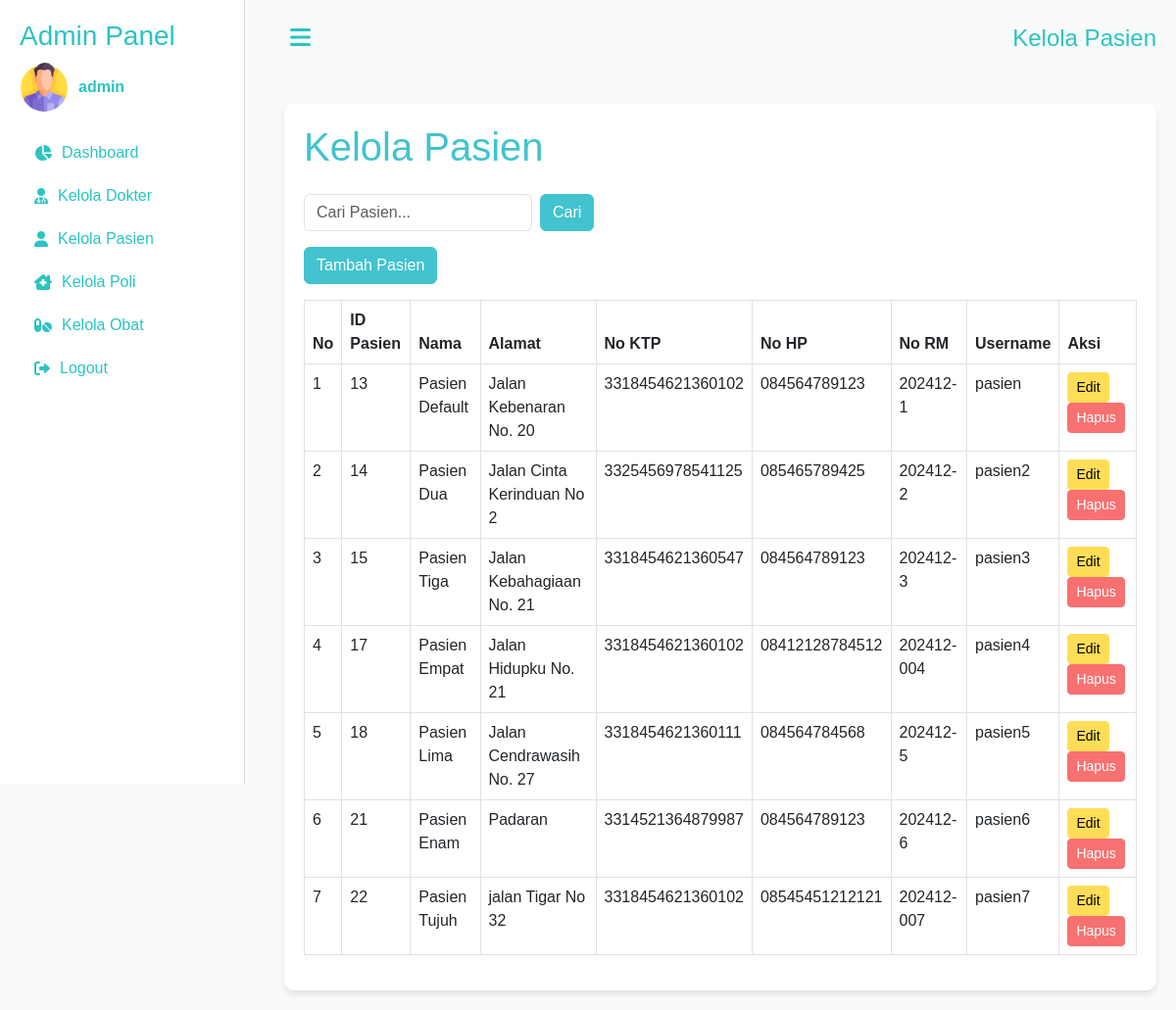
Page /admin/kelola_pasien.php (signed in) on the committed database.
### tables this page shows
CREATE TABLE `pasien` (
  `id` int(11) NOT NULL,
  `nama` varchar(150) NOT NULL,
  `alamat` varchar(255) NOT NULL,
  `no_ktp` varchar(16) NOT NULL,
  `no_hp` varchar(15) NOT NULL,
  `no_rm` char(10) NOT NULL,
  `username` varchar(30) NOT NULL,
  `password` varchar(255) NOT NULL
);

### admin/kelola_pasien.php (the view, shortened to what this page needs)
<?php
include '../includes/db.php';
$search = isset($_GET['search']) ? $_GET['search'] : '';
$pasienList = $conn->query("SELECT * FROM pasien WHERE nama LIKE '%$search%'");
$adminName = $_SESSION['username'];
?>
<!DOCTYPE html>
<html lang="en">
<head>
    <link href="https://cdn.jsdelivr.net/npm/bootstrap@5.3.0-alpha1/dist/css/bootstrap.min.css" rel="stylesheet">
    <link rel="stylesheet" href="https://cdnjs.cloudflare.com/ajax/libs/font-awesome/6.0.0/css/all.min.css">
    <link rel="stylesheet" href="../assets/css/admin/styles.css">
</head>
<body>
    <div class="sidebar" id="sidebar">
        <h3>Admin Panel</h3>
        <div class="profile">
            <img src="../assets/images/man.png" alt="Avatar">
            <span><?= htmlspecialchars($adminName) ?></span>
        </div>
        <a href="dashboard.php"><i class="fas fa-chart-pie"></i> Dashboard</a>
        <a href="kelola_dokter.php"><i class="fas fa-user-md"></i> Kelola Dokter</a>
        <a href="kelola_pasien.php"><i class="fas fa-user"></i> Kelola Pasien</a>
        <a href="kelola_poli.php"><i class="fas fa-clinic-medical"></i> Kelola Poli</a>
        <a href="kelola_obat.php"><i class="fas fa-pills"></i> Kelola Obat</a>
        <a href="../logout.php"><i class="fas fa-sign-out-alt"></i> Logout</a>
    </div>
    <div class="content" id="content">
        <div class="header">
            <button class="toggle-btn" id="toggleSidebar">
                <i class="fas fa-bars"></i>
            </button>
            <h1>Kelola Pasien</h1>
        </div>
        <div class="container mt-5">
            <h1 class="mb-4">Kelola Pasien</h1>
            <div class="d-flex justify-content-between align-items-center mb-3">
                <form method="GET" class="d-flex">
                    <input type="text" name="search" class="form-control me-2" placeholder="Cari Pasien..." value="<?= htmlspecialchars($search) ?>">
                    <button type="submit" class="btn btn-primary">Cari</button>
                </form>
            </div>
            <button class="btn btn-primary mb-3" data-bs-toggle="modal" data-bs-target="#addPatientModal">Tambah Pasien</button>
            <table class="table table-bordered">
                <thead>
                    <tr>
                        <th>No</th>
                        <th>ID Pasien</th>
                        <th>Nama</th>
                        <th>Alamat</th>
                        <th>No KTP</th>
                        <th>No HP</th>
                        <th>No RM</th>
                        <th>Username</th>
                        <th>Aksi</th>
                    </tr>
                </thead>
                <tbody>
                    <?php
                    $no = 1;
                    while ($row = $pasienList->fetch_assoc()): ?>
                        <tr>
                            <td><?= $no++ ?></td>
                            <td><?= $row['id'] ?></td>
                            <td><?= $row['nama'] ?></td>
                            <td><?= $row['alamat'] ?></td>
                            <td><?= $row['no_ktp'] ?></td>
                            <td><?= $row['no_hp'] ?></td>
                            <td><?= $row['no_rm'] ?></td>
                            <td><?= $row['username'] ?></td>
                            <td>
                                <button class="btn btn-warning btn-sm" data-bs-toggle="modal" data-bs-target="#editPatientModal<?= $row['id'] ?>">Edit</button>
                                <form method="POST" style="display:inline-block;">
                                    <button type="submit" name="delete" class="btn btn-danger btn-sm">Hapus</button>
                                </form>
                            </td>
                        </tr>
                    <?php endwhile; ?>
                </tbody>
            </table>
        </div>
    </div>
</body>
</html>

### assets/css/admin/styles.css (style rules this page uses)
:root { --main-bg-color: #f9fafa; --sidebar-bg-color: #ffffff; --text-color: #2ac4c2; --card-bg-color: #ffffff; --card-shadow: rgba(0, 0, 0, 0.1); }
body { font-family: Arial, sans-serif; margin: 0; padding: 0; background-color: var(--main-bg-color); }
.sidebar { height: 100vh; background-color: var(--sidebar-bg-color); border-right: 1px solid #ddd; padding: 20px; position: fixed; top: 0; left: 0; width: 250px; z-index: 1000; transition: transform 0.3s ease-in-out; }
.sidebar h3 { color: var(--text-color); margin-bottom: 10px; }
.profile { display: flex; align-items: center; margin-bottom: 20px; }
.profile img { width: 50px; height: 50px; border-radius: 50%; margin-right: 10px; }
.profile span { font-size: 1rem; color: var(--text-color); font-weight: bold; }
.sidebar a { color: var(--text-color); text-decoration: none; display: flex; align-items: center; padding: 10px 15px; border-radius: 5px; }
.sidebar a i { margin-right: 10px; }
.toggle-btn { background: none; border: none; color: var(--text-color); font-size: 24px; cursor: pointer; margin-right: 15px; }
.content { margin-left: 270px; padding: 20px; transition: margin-left 0.3s ease-in-out; }
.header { display: flex; align-items: center; justify-content: space-between; }
.header h1 { margin: 0; font-size: 1.5rem; color: var(--text-color); }
.container { background-color: #fff; border-radius: 10px; box-shadow: 0 4px 6px rgba(0, 0, 0, 0.1); padding: 20px; }
h1 { color: #42c3cf; }
.btn-primary { background-color: #42c3cf; border-color: #42c3cf; }
.btn-warning { background-color: #ffdd57; border-color: #ffdd57; }
.btn-danger { background-color: #f87171; border-color: #f87171; }
table thead { background-color: #42c3cf; color: #fff; }
table tbody tr:nth-child(even) { background-color: #f9fafa; }

### rows in the picture
pasien: id "13", nama "Pasien Default", alamat "Jalan Kebenaran No. 20", no_ktp "3318454621360102", no_hp "084564789123", no_rm "202412-1", username "pasien"
pasien: id "14", nama "Pasien Dua", alamat "Jalan Cinta Kerinduan No 2", no_ktp "3325456978541125", no_hp "085465789425", no_rm "202412-2", username "pasien2"
pasien: id "15", nama "Pasien Tiga", alamat "Jalan Kebahagiaan No. 21", no_ktp "3318454621360547", no_hp "084564789123", no_rm "202412-3", username "pasien3"
pasien: id "17", nama "Pasien Empat", alamat "Jalan Hidupku No. 21", no_ktp "3318454621360102", no_hp "08412128784512", no_rm "202412-004", username "pasien4"
pasien: id "18", nama "Pasien Lima", alamat "Jalan Cendrawasih No. 27", no_ktp "3318454621360111", no_hp "084564784568", no_rm "202412-5", username "pasien5"
pasien: id "21", nama "Pasien Enam", alamat "Padaran", no_ktp "3314521364879987", no_hp "084564789123", no_rm "202412-6", username "pasien6"
pasien: id "22", nama "Pasien Tujuh", alamat "jalan Tigar No 32", no_ktp "3318454621360102", no_hp "08545451212121", no_rm "202412-007", username "pasien7"

### other values in the picture
$adminName "admin"
